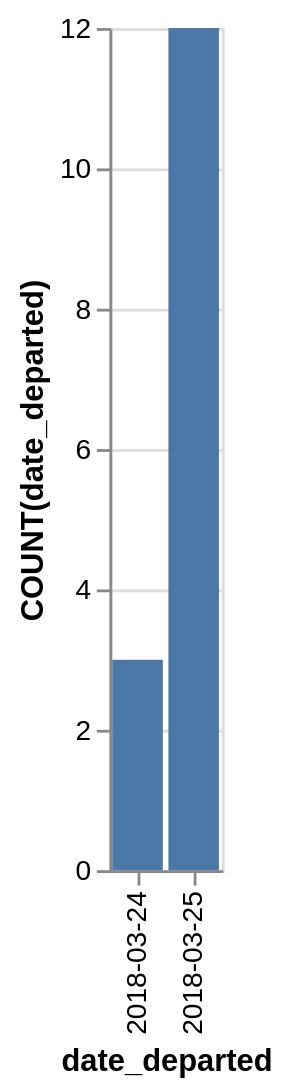

Express this chart as Vega-Lite.
### Vega-Lite specification from a JSON file in a GitHub repository (floating-point values rounded to 4 significant figures)
{"data": {"values": [{"x_data": "2018-03-24", "y_data": 3}, {"x_data": "2018-03-25", "y_data": 12}]}, "mark": "bar", "encoding": {"x": {"field": "x_data", "type": "nominal", "title": "date_departed", "sort": {"op": "sum", "field": "y_data", "order": "ascending"}}, "y": {"field": "y_data", "type": "quantitative", "title": "COUNT(date_departed)"}}}
